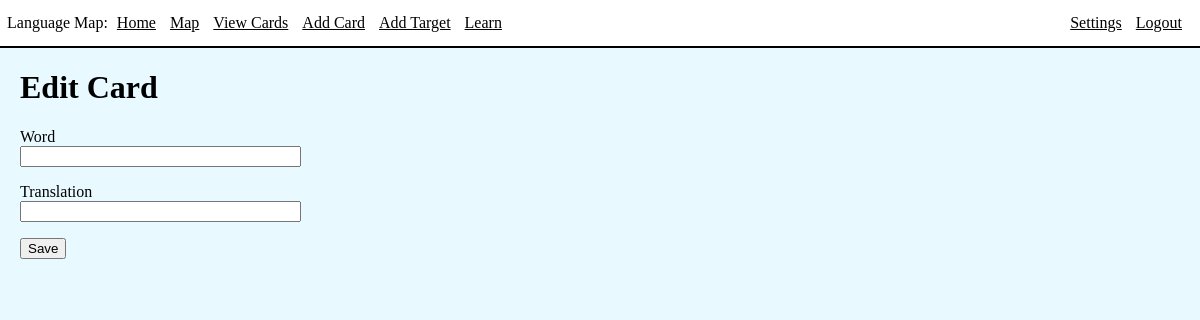
The page /15/editCard (signed in) on the database as committed earlier.
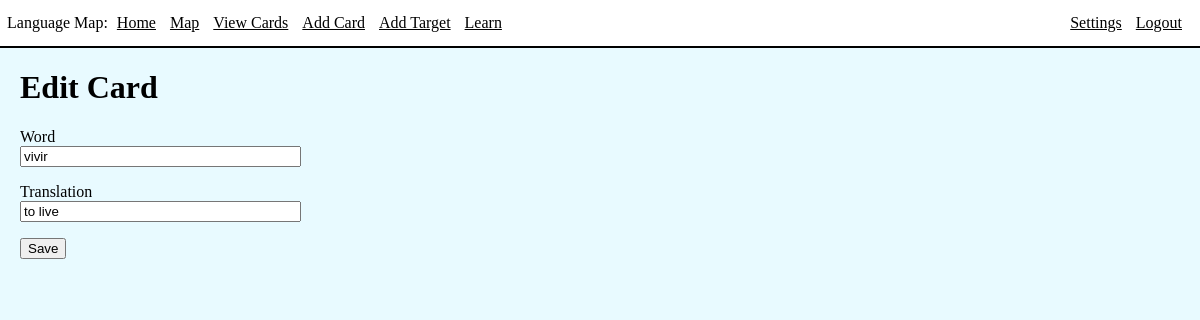
The same page on the database as committed later.
### app/models.py (models this page shows, shortened)
class Card(db.Model):
    id = db.Column(db.Integer, primary_key=True)
    word = db.Column(db.String(64), index=True, unique=True)
    translation = db.Column(db.String(1000), index=True)
    status = db.Column(db.String(64), index=True)
    nextReviewDate = db.Column(db.Date, index=True)
    lastInterval = db.Column(db.Integer)
    variants = db.relationship("Variant", backref='card', lazy=True)

### app/routes.py (the view)
@app.route('/<cardID>/editCard', methods=['GET', 'POST'])
@login_required
def editCard(cardID):
    card = Card.query.filter_by(id=cardID).first()
    form = EditCard(obj=card)
    if form.validate_on_submit():
        card.translation = form.translation.data
        db.session.commit()
        return redirect(url_for('viewCards'))
    return render_template('editCard.html', title='Edit Card', form=form)

### app/forms.py
class EditCard(FlaskForm):
    word = StringField('Word', validators=[DataRequired()])
    translation = StringField('Translation')
    submit = SubmitField('Save')

### app/models.py (called while the page is built)
@login.user_loader
def load_user(id):
    return User.query.get(int(id))

### app/templates/editCard.html (shortened to what this page needs)
{% extends "base.html" %}
{% block content %}
<div class="int">
    <h1>Edit Card</h1>
    <form action="" method="POST">
        <p>
            {{ form.word.label }}<br>
            {{ form.word(size=32) }}<br>
        </p>
        <p>
            {{ form.translation.label }}<br>
            {{ form.translation(size=32) }}<br>
        </p>
        <p>{{ form.submit() }}</p>
    </form>
</div>
{% endblock %}

### app/templates/base.html (shortened to what this page needs)
<!DOCTYPE html>
<link rel="stylesheet" href="{{ url_for('static', filename='style.css') }}">
<html>
    <head>
        <div>
            <div class="nav">
            Language Map:
            <a class="navlink" href="/index">Home</a>
            {%if current_user.is_anonymous %}
            <div class="right">
                <a class="navlink" href="/login">Login</a>
            </div>
            {% else %}
            <a class="navlink" href="/map">Map</a>
            <a class="navlink"href="/viewCards">View Cards</a>
            <a class="navlink" href="/addCard">Add Card</a>
            <a class="navlink" href="/addTarget">Add Target</a>
            <a class="navlink" href="/learn">Learn</a>
            <div class="right">
                <a class="navlink" href="/settings">Settings</a>
                <a class="navlink" href="/logout">Logout</a>
            </div>
            {% endif %}
            </div>
        </div>
        </head>
        <body>
            <div class="content">
            {% block content %}{% endblock %}
            </div>
    </body>
</html>

### app/static/style.css (style rules this page uses)
html, body { background-color: rgb(232, 250, 255); margin: 0px; padding: 0px; }
.content { margin: 0px; }
.int { margin: 20px; }
a { color: black; }
.nav { background-color: white; display: inline-block; position: relative; width: 100%; padding: 7px; padding-top: 14px; padding-bottom: 14px; border-bottom: 2px solid black; }
.navlink { padding-left: 5px; padding-right: 5px; }
.right { float: right; margin-right: 20px; }

Rows that differ between the two databases and show on the page:
added Card: word "vivir", translation "to live"
